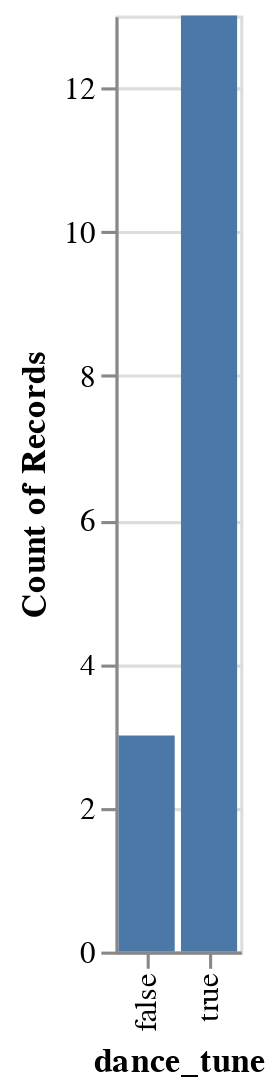

The notebook cell saved with this chart:
### Markdown cell above
At this point, you should be able to see which tunes are "Dance Tunes" based on our categorization threshold. Excitingly, Altair provides an easy way to visualize our findings using a **bar chart**.

You can learn more about Altair's bar charts [here](https://altair-viz.github.io/gallery/simple_bar_chart.html).

Here's how to do it:

### Code cell
alt.Chart(feature_based_tracks).mark_bar().encode(
    x='dance_tune',
    y='count()'
)

### Figure 1 — Vega-Lite specification as saved in the notebook (floating-point values rounded to 4 significant figures)
{"config": {"view": {"continuousWidth": 400, "continuousHeight": 300}}, "data": {"name": "data-4bbcc5b7ae389fa742f699c6a75860f5"}, "mark": "bar", "encoding": {"x": {"field": "dance_tune", "type": "nominal"}, "y": {"aggregate": "count", "type": "quantitative"}}, "$schema": "https://vega.github.io/schema/vega-lite/v4.17.0.json", "datasets": {"data-4bbcc5b7ae389fa742f699c6a75860f5": [{"artist": "Shaggy", "album": "Boombastic", "track_name": "Boombastic", "track_id": "4fxF8ljwryMZX5c9EKrLFE", "danceability": 0.867, "energy": 0.538, "key": 2, "loudness": -16.18, "mode": 1, "speechiness": 0.361, "instrumentalness": 1.75e-05, "liveness": 0.316, "valence": 0.781, "tempo": 158.3, "duration_ms": 249933, "time_signature": 4, "dance_tune": true}, {"artist": "Ini Kamoze", "album": "Here Comes The Hotstepper", "track_name": "Here Comes the Hotstepper - Heartical Mix", "track_id": "3QRM0qZB7oMYavveH0iEqx", "danceability": 0.889, "energy": 0.454, "key": 4, "loudness": -8.598, "mode": 0, "speechiness": 0.221, "instrumentalness": 0.000186, "liveness": 0.203, "valence": 0.436, "tempo": 100.4, "duration_ms": 250467, "time_signature": 4, "dance_tune": true}, {"artist": "Shaggy", "album": "Boombastic", "track_name": "In The Summertime", "track_id": "726KAdf3k8Ce8W95O38XNI", "danceability": 0.734, "energy": 0.684, "key": 1, "loudness": -13.82, "mode": 1, "speechiness": 0.227, "instrumentalness": 0.0, "liveness": 0.0497, "valence": 0.962, "tempo": 173.6, "duration_ms": 238360, "time_signature": 4, "dance_tune": false}, {"artist": "Afroman", "album": "Waiting to Inhale", "track_name": "Colt 40ty Fiva", "track_id": "3hody5PjTIzwoiV3hnAvWL", "danceability": 0.666, "energy": 0.751, "key": 0, "loudness": -5.355, "mode": 0, "speechiness": 0.216, "instrumentalness": 0.0, "liveness": 0.294, "valence": 0.607, "tempo": 175.9, "duration_ms": 201440, "time_signature": 4, "dance_tune": false}, {"artist": "Salt-N-Pepa", "album": "Very Necessary", "track_name": "Shoop", "track_id": "0Pu71wxadDlB8fJXfjIjeJ", "danceability": 0.939, "energy": 0.675, "key": 0, "loudness": -7.232, "mode": 1, "speechiness": 0.211, "instrumentalness": 0.0, "liveness": 0.0565, "valence": 0.795, "tempo": 96.92, "duration_ms": 248573, "time_signature": 4, "dance_tune": true}, {"artist": "Shaggy", "album": "The Boombastic Collection - Best of Shaggy", "track_name": "It Wasn't Me", "track_id": "0OaunKfsxkgBvPv68jBbmm", "danceability": 0.852, "energy": 0.604, "key": 0, "loudness": -4.569, "mode": 1, "speechiness": 0.0642, "instrumentalness": 0.0, "liveness": 0.327, "valence": 0.667, "tempo": 94.76, "duration_ms": 227547, "time_signature": 4, "dance_tune": true}, {"artist": "House Of Pain", "album": "House of Pain (Fine Malt Lyrics)", "track_name": "Jump Around", "track_id": "3TZwjdclvWt7iPJUnMpgcs", "danceability": 0.854, "energy": 0.71, "key": 4, "loudness": -6.32, "mode": 0, "speechiness": 0.0793, "instrumentalness": 8.72e-05, "liveness": 0.166, "valence": 0.818, "tempo": 106.9, "duration_ms": 214947, "time_signature": 4, "dance_tune": true}, {"artist": "Vanilla Ice", "album": "Ice Ice Baby", "track_name": "Ice Ice Baby - Radio Edit", "track_id": "3sy0rren2cVFNfkDxa0q2e", "danceability": 0.977, "energy": 0.488, "key": 2, "loudness": -15.96, "mode": 1, "speechiness": 0.12, "instrumentalness": 0.0, "liveness": 0.0826, "valence": 0.77, "tempo": 115.7, "duration_ms": 231773, "time_signature": 4, "dance_tune": true}, {"artist": "Beastie Boys", "album": "Ill Communication", "track_name": "Sure Shot", "track_id": "21REQ1bCUWphT2QK3bLWYQ", "danceability": 0.692, "energy": 0.799, "key": 1, "loudness": -7.924, "mode": 1, "speechiness": 0.164, "instrumentalness": 0.0, "liveness": 0.301, "valence": 0.549, "tempo": 97.98, "duration_ms": 199667, "time_signature": 4, "dance_tune": false}, {"artist": "Afroman", "album": "The Good Times", "track_name": "Crazy Rap (Colt 45 & 2 Zig Zags)", "track_id": "1ACZpHI5vZ5Ea4xGlkdGWM", "danceability": 0.927, "energy": 0.367, "key": 9, "loudness": -7.797, "mode": 1, "speechiness": 0.382, "instrumentalness": 0.0, "liveness": 0.132, "valence": 0.576, "tempo": 99.05, "duration_ms": 328667, "time_signature": 4, "dance_tune": true}, {"artist": "N.W.A.", "album": "Straight Outta Compton", "track_name": "Straight Outta Compton", "track_id": "5QKM7U6l7bMdJItolkM4x4", "danceability": 0.779, "energy": 0.984, "key": 5, "loudness": -2.381, "mode": 0, "speechiness": 0.212, "instrumentalness": 0.0, "liveness": 0.534, "valence": 0.402, "tempo": 102.1, "duration_ms": 243333, "time_signature": 4, "dance_tune": true}, {"artist": "Vanilla Ice", "album": "To The Extreme", "track_name": "Play That Funky Music", "track_id": "1Ezs8eYxuZjhlgyoI1Bo76", "danceability": 0.851, "energy": 0.514, "key": 4, "loudness": -15.28, "mode": 0, "speechiness": 0.165, "instrumentalness": 3.58e-06, "liveness": 0.381, "valence": 0.573, "tempo": 100.4, "duration_ms": 285800, "time_signature": 4, "dance_tune": true}, {"artist": "Naughty By Nature", "album": "19 Naughty III", "track_name": "Hip Hop Hooray", "track_id": "1w29UTa5uUvIri2tWtZ12Y", "danceability": 0.862, "energy": 0.642, "key": 6, "loudness": -13.65, "mode": 0, "speechiness": 0.101, "instrumentalness": 0.0, "liveness": 0.272, "valence": 0.765, "tempo": 99.2, "duration_ms": 267267, "time_signature": 4, "dance_tune": true}, {"artist": "Toots & The Maytals", "album": "Funky Kingston", "track_name": "Funky Kingston", "track_id": "26WPI2aksB9XdqmeLfca5z", "danceability": 0.777, "energy": 0.458, "key": 11, "loudness": -12.36, "mode": 1, "speechiness": 0.0841, "instrumentalness": 0.00295, "liveness": 0.0423, "valence": 0.961, "tempo": 99.05, "duration_ms": 295667, "time_signature": 4, "dance_tune": true}, {"artist": "Falz", "album": "Moral Instruction", "track_name": "Follow Follow", "track_id": "3bdI204XePeCKFfm49qh7d", "danceability": 0.803, "energy": 0.882, "key": 7, "loudness": -7.394, "mode": 1, "speechiness": 0.413, "instrumentalness": 1.06e-05, "liveness": 0.359, "valence": 0.804, "tempo": 127.2, "duration_ms": 157480, "time_signature": 4, "dance_tune": true}, {"artist": "Blackstreet", "album": "Another Level", "track_name": "No Diggity", "track_id": "6MdqqkQ8sSC0WB4i8PyRuQ", "danceability": 0.867, "energy": 0.646, "key": 1, "loudness": -4.674, "mode": 0, "speechiness": 0.288, "instrumentalness": 0.0, "liveness": 0.279, "valence": 0.67, "tempo": 88.63, "duration_ms": 304600, "time_signature": 4, "dance_tune": true}]}}
